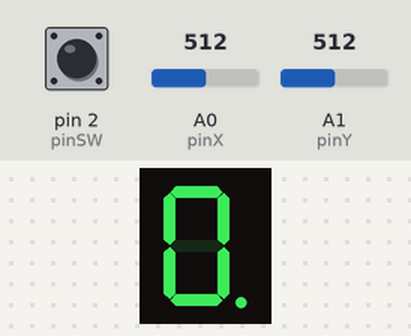
Recording of a sketch running on a simulated Arduino Uno, built with avr-gcc and run on an emulated ATmega328P. Parts: 1-digit seven-segment display. Wiring (inferred from the names in the program): 1-digit 7-segment display, segments lit when LOW: segments pin 10, pin 9, pin 8, pin 7, pin 6, pin 5, pin 4, pin 11. Inputs (shaded band) come from the test bench; at power-on: A0 (pinX) = 512, pin 2 (pinSW) HIGH, A1 (pinY) = 512. The segment pins are drawn as the display they are named for.

Above: at 1.25 s.
1.3 s: A0 (pinX) set to 810
At 1.71 s:
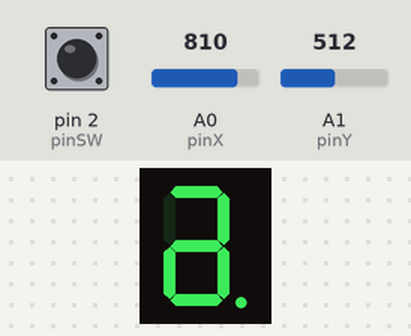
3.9 s: pin 2 (pinSW) pulled LOW for 3.2 s
At 5.33 s:
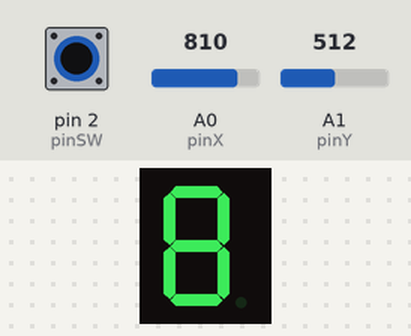
Timing chart, 0 to 6.9 s (numbered marks = the images above; inputs shaded):
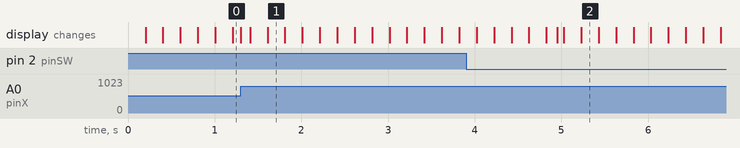

Measured:
- after the input at 1.3 s, the display: changes at once (image 1)
- after the input at 3.9 s, the display: first differs from a run without the input after 1.1 s (image 2)

The sketch:

Homework_3.ino
```cpp
// declare all the joystick pins
const int pinSW = 2;  // digital pin connected to switch output
const int pinX = A0;  // A0 - analog pin connected to X output
const int pinY = A1;  // A1 - analog pin connected to Y output
// declare all the segments pins
const int pinA = 4;
const int pinB = 5;
const int pinC = 6;
const int pinD = 7;
const int pinE = 8;
const int pinF = 9;
const int pinG = 10;
const int pinDP = 11;
const int segSize = 8;

byte swReading;
byte swLastReading;
byte swState = LOW;
bool swPressed = false;
bool isLongPress = false;
unsigned long swDebounceDelay = 50;
unsigned long swDebounceTime = 0;
unsigned long swPressTime;
int swHoldDelay = 1000;
int xValue = 0;
int yValue = 0;
bool joyMoved = false;
int joyState;
int minXThreshold = 200;
int maxXThreshold = 800;
int minYThreshold = 200;
int maxYThreshold = 800;
int segments[segSize] = {
  pinA, pinB, pinC, pinD, pinE, pinF, pinG, pinDP
};
int activeSegment = 0;
byte activeSegmentState = HIGH;
unsigned long activeSegmentTime = 0;
unsigned long activeSegmentDelay = 200;
int segmentNeighborIndex;
int segmentNeighbors[segSize][4] = {
  // left, right, up, down
  { 5, 1, -1, 6 },   // 0
  { 5, -1, 0, 6 },   // 1
  { 4, 7, 6, 3 },    // 2
  { 4, 2, 6, -1 },   // 3
  { -1, 2, 6, 3 },   // 4
  { -1, 1, 0, 6 },   // 5
  { -1, -1, 0, 3 },  // 6
  { 2, -1, -1, -1 },
};
byte segmentStates[segSize];
byte systemState = 1;

enum JoyMovements { JOY_LEFT,
                    JOY_UP,
                    JOY_DOWN,
                    JOY_RIGHT,
                    NONE };

void setup() {
  for (int i = 0; i < segSize; i++) {
    pinMode(segments[i], OUTPUT);
  }
  for (int i = 0; i < segSize; ++i) {
    segmentStates[i] = LOW;
  }
  pinMode(pinSW, INPUT_PULLUP);
}
void loop() {
  executeState();
  writeOutput();
}

void executeState() {
  if (systemState == 1) {
    joyState = getJoyMovement();
    switch (joyState) {
      case JOY_LEFT:
        activeSegment = getNextSegment(-1, 0);
        break;
      case JOY_RIGHT:
        activeSegment = getNextSegment(1, 0);
        break;
      case JOY_UP:
        activeSegment = getNextSegment(0, 1);
        break;
      case JOY_DOWN:
        activeSegment = getNextSegment(0, -1);
        break;
    }
    swState = getButtonState();

    if(swState && isLongPress){
      return;
    }
    isLongPress = false;
    if (swState && !swPressed) {
      swPressed = true;
      swPressTime = millis();
    }
    if (swPressed && millis() - swPressTime > swHoldDelay) {
        resetSegmentStates();
        isLongPress = true;
        swPressed = false;
        return;
    }
    if (!swState && swPressed) {
      swPressed = false;
      systemState = 2;
    }
  }

  if (systemState == 2) {
    joyState = getJoyMovement();
    if (joyState == JOY_LEFT || joyState == JOY_RIGHT) {
      segmentStates[activeSegment] = !segmentStates[activeSegment];
    }
    swState = getButtonState();
    if (swState && !swPressed) {
      swPressed = true;
    }
    if (!swState && swPressed) {
      systemState = 1;
      swPressed = false;
    }
  }
}

byte getButtonState() {
  swReading = digitalRead(pinSW);
  if (swReading != swLastReading) {
    swLastReading = swReading;
    swDebounceTime = millis();
  }
  if (millis() - swDebounceTime > swDebounceDelay) {
    return !swReading;
  }
}

JoyMovements getJoyMovement() {
  xValue = analogRead(pinX);
  yValue = analogRead(pinY);
  if (xValue > minXThreshold && xValue < maxXThreshold && yValue > minYThreshold && yValue < maxYThreshold) {
    joyMoved = false;
  }

  if (!joyMoved && xValue < minXThreshold) {
    joyMoved = true;
    return JOY_LEFT;
  }
  if (!joyMoved && xValue > maxXThreshold) {
    joyMoved = true;
    return JOY_RIGHT;
  }
  if (!joyMoved && yValue < minYThreshold) {
    joyMoved = true;
    return JOY_UP;
    activeSegment = getNextSegment(0, 1);
  }
  if (!joyMoved && yValue > maxXThreshold) {
    joyMoved = true;
    return JOY_DOWN;
    activeSegment = getNextSegment(0, -1);
  }
  return NONE;
}

int getNextSegment(int xOffset, int yOffset) {
  if (xOffset != 0) {
    segmentNeighborIndex = xOffset == -1 ? 0 : 1;
  }
  if (yOffset != 0) {
    segmentNeighborIndex = yOffset == -1 ? 3 : 2;
  }
  if (segmentNeighbors[activeSegment][segmentNeighborIndex] != -1) {
    return segmentNeighbors[activeSegment][segmentNeighborIndex];
  }
  return activeSegment;
}

void resetSegmentStates() {
  for (int i = 0; i < segSize; ++i) {
    segmentStates[i] = LOW;
  }
  activeSegment = segSize - 1;
}

void writeOutput() {
  for (int i = 0; i < segSize; ++i) {
    if (systemState == 2) {
      digitalWrite(segments[i], segmentStates[i]);
      continue;
    }
    if (i != activeSegment) {
      digitalWrite(segments[i], segmentStates[i]);
    } else {
      if (millis() - activeSegmentTime > activeSegmentDelay) {
        activeSegmentState = !activeSegmentState;
        activeSegmentTime = millis();
      }
      digitalWrite(segments[i], activeSegmentState);
    }
  }
}
```
